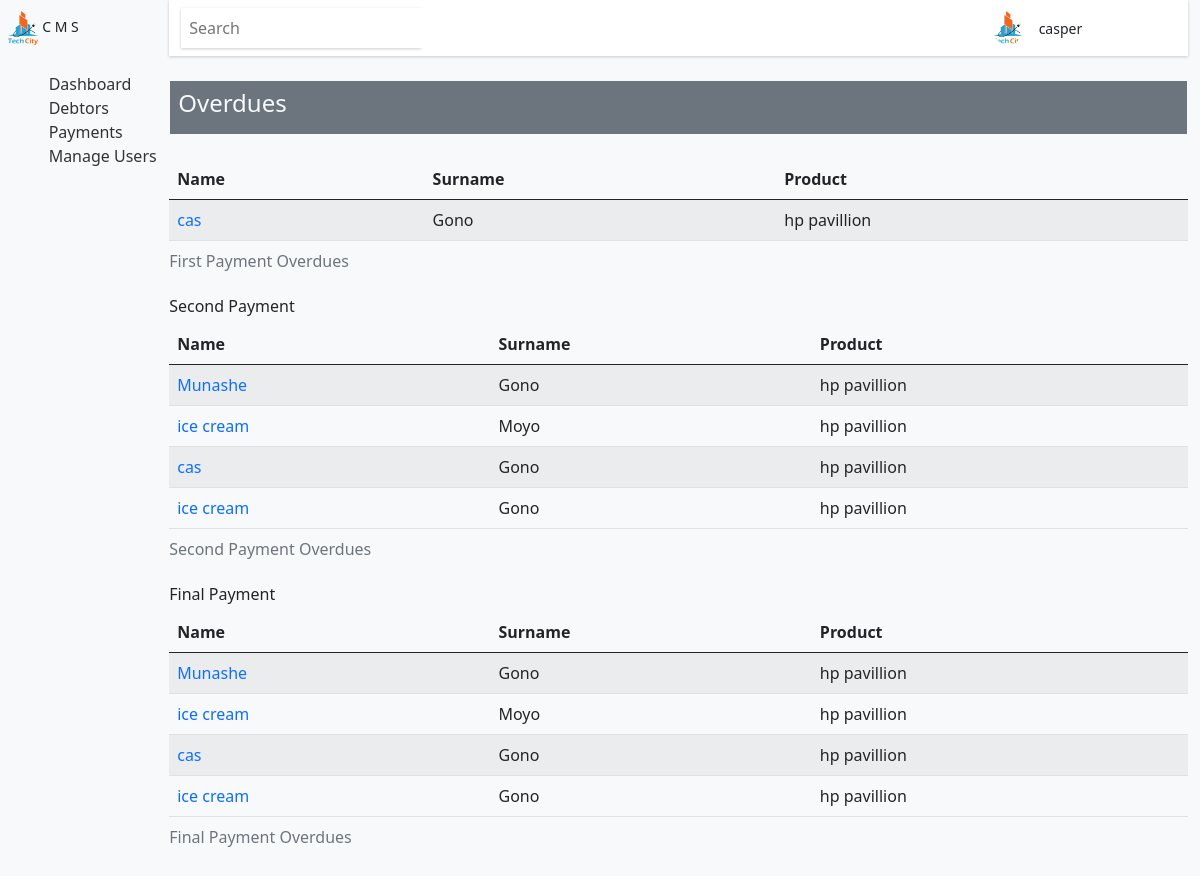
The app's page /overdues/ (signed in), older data.
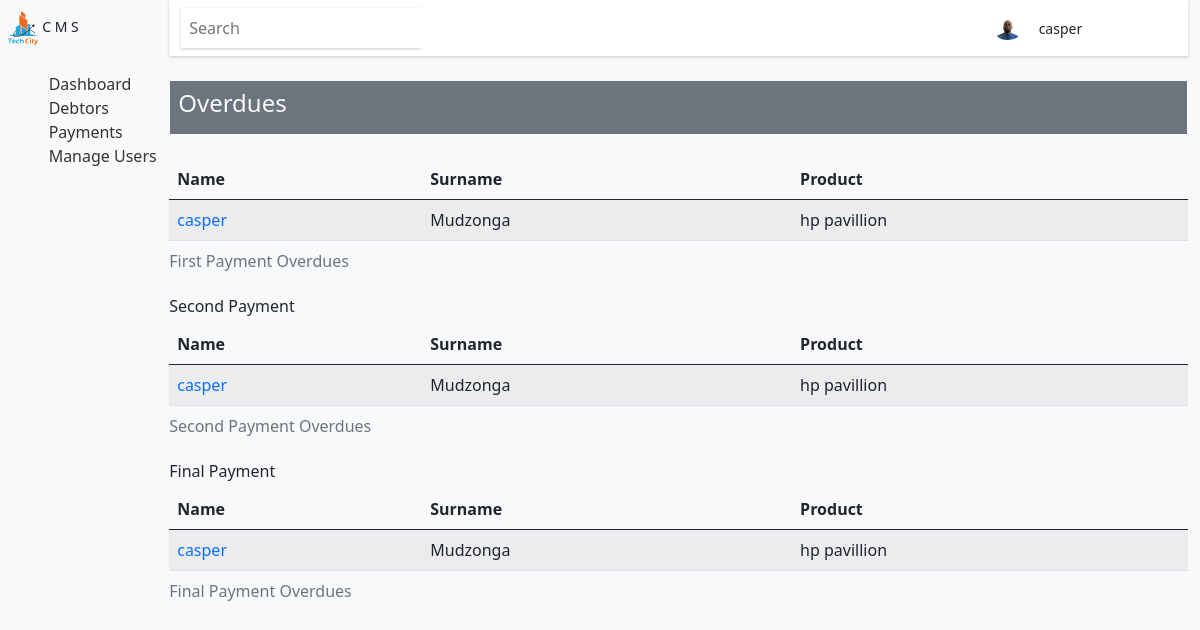
The same page, newer data.
### base/models.py (models this page shows, shortened)
class User(AbstractUser):
    position = models.CharField(max_length=50)
    image = models.ImageField(upload_to='profile', blank = True, default = 'profile/avatar.svg')
    USERNAME_FIELD = 'username'
    REQUIRED_FIELDS = []

class Debtor(models.Model):
    user = models.ForeignKey("base.User", on_delete=models.CASCADE)
    name = models.CharField(max_length=50)
    maiden = models.CharField(max_length=50, null = True, blank = True)
    surname = models.CharField(max_length=50)
    gender = models.CharField(max_length=50, choices = gender)
    address = models.CharField(max_length=50)
    phonenumber = models.CharField(max_length=10)
    id_number = models.CharField(max_length=14)
    is_fully_paid = models.CharField(max_length=50, default = 'no', null=True, blank = True)
    status = models.CharField(max_length=50, default = '', blank = True )
    created = models.DateField(auto_now_add=True)
    first_payment_date = models.DateField(default = date.today() + timedelta(days=30), null = True)
    second_payment_date = models.DateField(default = date.today() + timedelta(days=60), null = True)
    final_payment_date = models.DateField(default = date.today() + timedelta(days=90), null = True)
    @property
    def due_in_thirty(self):
        debtor_due = Debtor.objects.filter(first_payment_date__lte = date.today()) & Debtor.objects.filter(product__first_payment__lte = 0)
        return debtor_due
    @property
    def due_in_sixty(self):
        debtor_due = Debtor.objects.filter(second_payment_date__lte = date.today()) & Debtor.objects.filter(product__second_payment__lte = 0)
        return debtor_due
    @property
    def due_in_ninety(self):
        debtor_due = Debtor.objects.filter(final_payment_date__lte = date.today())& Debtor.objects.filter(product__final_payment__lte = 0)
        return debtor_due
    def __str__(self):
        return self.name

class Product(models.Model):
    debtor = models.OneToOneField("base.Debtor", on_delete=models.CASCADE, primary_key=True)
    product = models.CharField(max_length=50)
    product_sn = models.CharField(max_length=50)
    product_amount = models.DecimalField(max_digits=6, decimal_places=2, null = True, blank = True, default= 0)
    deposit = models.DecimalField(max_digits=5, decimal_places=2, null = True, blank = True, default= 0)
    product_details = models.CharField(max_length= 100)
    first_payment = models.DecimalField(max_digits=6, decimal_places=2,  default= 0)
    second_payment = models.DecimalField(max_digits=6, decimal_places=2,   default= 0)
    final_payment = models.DecimalField(max_digits=6, decimal_places=2, default= 0)
    total = models.DecimalField(max_digits=6, decimal_places=2, blank = True, null = True, default= 0)
    created = models.DateField(auto_now_add=True, null = True)
    updated = models.DateField(auto_now=True, null = True)
    def __str__(self):
        return self.product

### base/views.py (the view)
# urls.py: path('overdues/', views.overdues, name='overdues'),
@login_required(login_url = 'login')
def overdues(request):
    overdues = Debtor()
    print(overdues.due_in_sixty)
    context = {
        'overdue_thirty':overdues.due_in_thirty,
        'overdue_sixty':overdues.due_in_sixty,
        'overdue_ninety':overdues.due_in_ninety,
    }
    return render(request, 'debtors/overdues/overdues.html', context)

### Templates/debtors/overdues/overdues.html (shortened to what this page needs)
{% extends 'base/base.html' %}
{% load static %}
{% block content %}
<div class="dash">
    {% include 'base/aside.html' %}
    <div class="center-panel">
        {% include 'base/header.html' %}
        <section class="main-app-area mt-4">
            <div class="container">
                <div class="heading d-flex justify-content-between align-items-center mb-4 px-2 py-2 bg-secondary text-light">
                    <h4>Overdues</h4>
                    </div>
                </div>
                <div class="container">
                    <div style="height:70vh;overflow:auto;">
                        <table class="table table-striped table-responsive table-hover">
                            <caption>First Payment Overdues</caption>
                            <thead>
                                <th>Name</th>
                                <th>Surname</th>
                                <th>Product</th>
                            </thead>
                            <tbody>
                                {% for overdue in overdue_thirty %}
                                <tr>
                                    <td><a href="{% url 'debtor' overdue.id %}" style="text-decoration:none;">{{overdue.name}}</a></td>
                                    <td>{{overdue.surname}}</td>
                                    <td>{{overdue.product}}</td>
                                </tr>
                                {% endfor %}
                            </tbody>
                        </table>
                        <h6>Second Payment</h6>
                        <table class="table table-striped table-responsive table-hover">
                            <caption>Second Payment Overdues</caption>
                            <thead>
                                <th>Name</th>
                                <th>Surname</th>
                                <th>Product</th>
                            </thead>
                            <tbody>
                                {% for overdue in overdue_sixty %}
                                <tr>
                                    <td><a href="{% url 'debtor' overdue.id %}" style="text-decoration:none;">{{overdue.name}}</a></td>
                                    <td>{{overdue.surname}}</td>
                                    <td>{{overdue.product}}</td>
                                </tr>
                                {% endfor %}
                            </tbody>
                        </table>
                        <h6>Final Payment</h6>
                        <table class="table table-striped table-responsive table-hover">
                            <caption>Final Payment Overdues</caption>
                            <thead>
                                <th>Name</th>
                                <th>Surname</th>
                                <th>Product</th>
                            </thead>
                            <tbody>
                                {% for overdue in overdue_ninety %}
                                <tr>
                                    <td><a href="{% url 'debtor' overdue.id %}" style="text-decoration:none;">{{overdue.name}}</a></td>
                                    <td>{{overdue.surname}}</td>
                                    <td>{{overdue.product}}</td>
                                </tr>
                                {% endfor %}
                            </tbody>
                        </table>
                    </div>
                </div>
            </div>
</div>
{% endblock content %}

### Templates/base/header.html (shortened to what this page needs)
{% load static %}
<header class="container d-none d-lg-block d-xl-block">
    <nav class="navbar">
        <div class="container">
            <div class="search d-flex align-items-center">
                <form action="" method="get" class="d-flex">
                    <input type="search" value="" name="q" placeholder="Search" class="py-2 px-2">
                    <button style="background:#fff !important ;" class="btn  btn-sm" type="submit">
                        <i class="bi bi-search text-dark"></i>
                    </button>
                </form>
            </div>
            <div class=" user-notifications px-4 d-flex align-items-center">
                <img src="{{user.image.url}}" alt="image" width="30px">
                <small class="px-3">{{user.username}}</small>
                <small><i class="bi bi-bell" onclick="notficationsShow();"></i></small>
                <small><i class="bi bi-gear px-3" onclick="settingsShow();"></i></small>
            </div>
        </div>
    </nav>
</header>

Row changes from the older to the newer data that the page shows:
removed Debtor: name "cas", surname "Gono", product "hp pavillion"
removed Debtor: name "Munashe", surname "Gono", product "hp pavillion"
removed Debtor: name "ice cream", surname "Moyo", product "hp pavillion"
removed Debtor: name "ice cream", surname "Gono", product "hp pavillion"
changed User "casper": image: a different picture
added Debtor: name "casper", surname "Mudzonga", product "hp pavillion"
